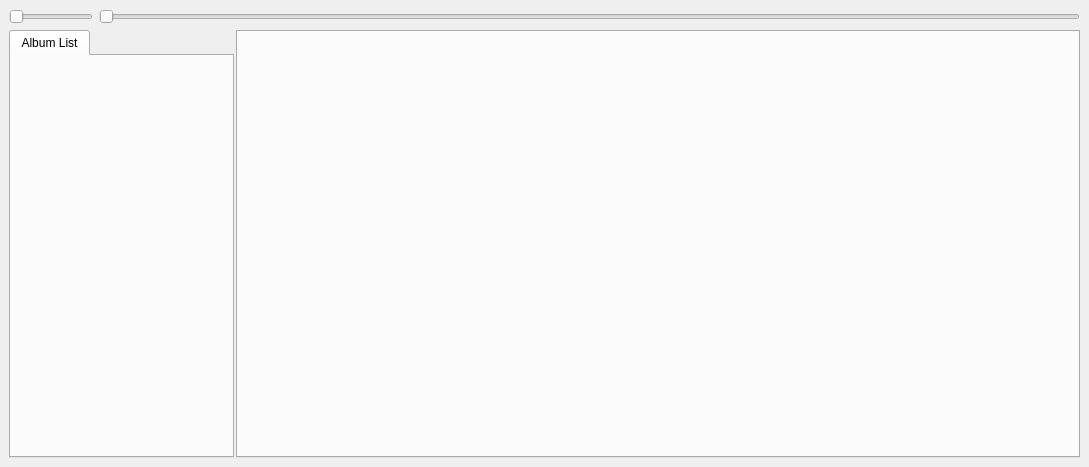
<?xml version="1.0" encoding="UTF-8"?>
<ui version="4.0">
 <class>MainWindowForm</class>
 <widget class="QWidget" name="MainWindowForm">
  <property name="geometry">
   <rect>
    <x>0</x>
    <y>0</y>
    <width>1089</width>
    <height>467</height>
   </rect>
  </property>
  <property name="sizePolicy">
   <sizepolicy hsizetype="Preferred" vsizetype="Preferred">
    <horstretch>0</horstretch>
    <verstretch>0</verstretch>
   </sizepolicy>
  </property>
  <property name="windowTitle">
   <string>Foobar</string>
  </property>
  <layout class="QGridLayout">
   <property name="leftMargin">
    <number>9</number>
   </property>
   <property name="topMargin">
    <number>9</number>
   </property>
   <property name="rightMargin">
    <number>9</number>
   </property>
   <property name="bottomMargin">
    <number>9</number>
   </property>
   <property name="spacing">
    <number>6</number>
   </property>
   <item row="0" column="5">
    <layout class="QHBoxLayout" name="horizontalLayout_2">
     <item>
      <layout class="QHBoxLayout" name="menuLayout"/>
     </item>
     <item>
      <widget class="QSlider" name="volumeSlider">
       <property name="sizePolicy">
        <sizepolicy hsizetype="Preferred" vsizetype="Fixed">
         <horstretch>0</horstretch>
         <verstretch>0</verstretch>
        </sizepolicy>
       </property>
       <property name="orientation">
        <enum>Qt::Horizontal</enum>
       </property>
      </widget>
     </item>
     <item>
      <widget class="QSlider" name="seekbar">
       <property name="orientation">
        <enum>Qt::Horizontal</enum>
       </property>
      </widget>
     </item>
    </layout>
   </item>
   <item row="1" column="5">
    <layout class="QHBoxLayout" name="horizontalLayout">
     <property name="spacing">
      <number>2</number>
     </property>
     <item>
      <widget class="QTabWidget" name="albums">
       <property name="sizePolicy">
        <sizepolicy hsizetype="Preferred" vsizetype="Expanding">
         <horstretch>0</horstretch>
         <verstretch>0</verstretch>
        </sizepolicy>
       </property>
       <property name="minimumSize">
        <size>
         <width>225</width>
         <height>0</height>
        </size>
       </property>
       <property name="currentIndex">
        <number>0</number>
       </property>
       <property name="movable">
        <bool>true</bool>
       </property>
       <widget class="QWidget" name="tab">
        <attribute name="title">
         <string>Album List</string>
        </attribute>
       </widget>
      </widget>
     </item>
     <item>
      <widget class="QTabWidget" name="playlist">
       <property name="currentIndex">
        <number>-1</number>
       </property>
       <property name="movable">
        <bool>true</bool>
       </property>
      </widget>
     </item>
    </layout>
   </item>
  </layout>
 </widget>
 <resources/>
 <connections/>
</ui>
